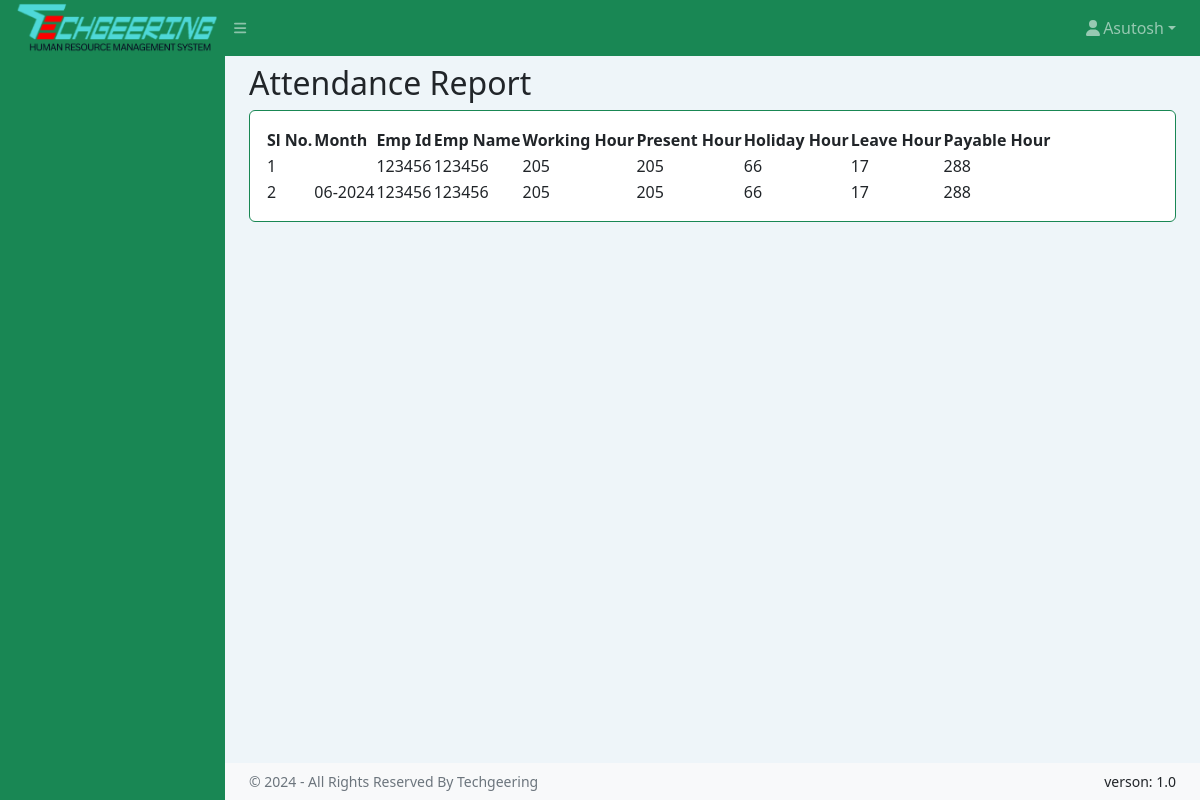
/attendanceReport.php, run on an earlier commit of the app's database.
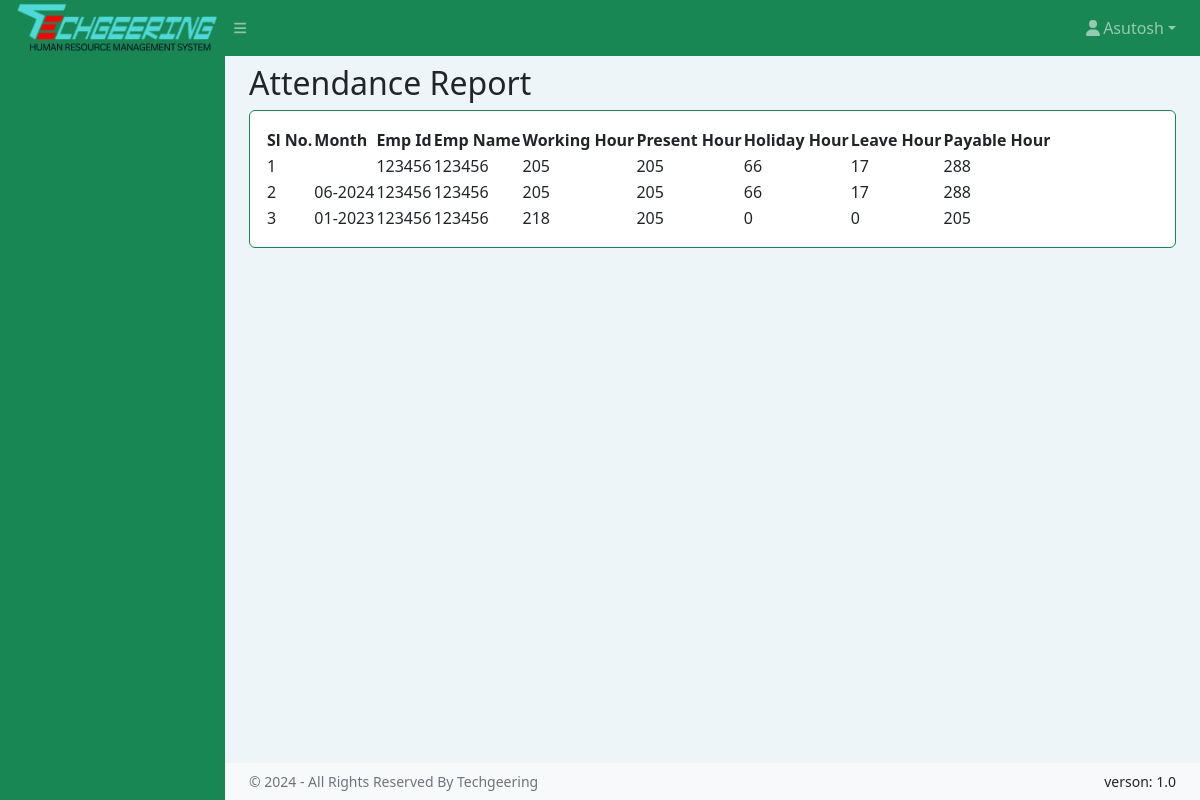
And on a later commit of the database.
### tables this page shows
CREATE TABLE `attadence_report` (
  `id` int(11) NOT NULL,
  `month` varchar(20) NOT NULL,
  `emp_id` int(11) DEFAULT NULL,
  `working_hour` int(11) DEFAULT NULL,
  `present_hour` int(11) DEFAULT NULL,
  `holiday_hour` int(11) DEFAULT NULL,
  `leave_hour` int(11) DEFAULT NULL,
  `payable_hour` int(11) DEFAULT NULL
);

### attendanceReport.php (the view, shortened to what this page needs)
<!DOCTYPE html>
<html lang="en">
<head>
    <link href="https://cdn.jsdelivr.net/npm/simple-datatables@7.1.2/dist/style.min.css" rel="stylesheet" />
    <link href="assets/css/styles.css" rel="stylesheet" />
</head>
<body class="sb-nav-fixed">
    <?php include 'common/topnav.php' ?>
    <div id="layoutSidenav">
        <?php include 'common/sidenav.php' ?>
        <div id="layoutSidenav_content">
            <main>
                <div class="container-fluid px-4">
                    <div class="d-flex justify-content-between align-items-center">
                        <h2 class="my-2">Attendance Report</h2>
                    </div>
                    <div class="card mb-4">
                        <div class="card-body">
                            <table id="datatablesSimple">
                                <thead>
                                    <tr>
                                        <th>Sl No.</th>
                                        <th>Month</th>
                                        <th>Emp Id</th>
                                        <th>Emp Name</th>
                                        <th>Working Hour</th>
                                        <th>Present Hour</th>
                                        <th>Holiday Hour</th>
                                        <th>Leave Hour</th>
                                        <th>Payable Hour</th>
                                    </tr>
                                </thead>
                                <tbody>
                                    <?php
                                    include 'common/conn.php';
                                    $sql4 = "SELECT * FROM attadence_report";
                                    $result4 = $conn->query($sql4);
                                    if ($result4->num_rows > 0) {
                                        $slNo = 1;
                                        while ($row4 = $result4->fetch_assoc()) {
                                            ?>
                                            <tr>
                                                <td><?php echo $slNo; ?></td>
                                                <td><?php echo $row4["month"]; ?></td>
                                                <td><?php echo $row4["emp_id"]; ?></td>
                                                <td><?php echo $row4["emp_id"]; ?></td>
                                                <td><?php echo $row4["working_hour"]; ?></td>
                                                <td><?php echo $row4["present_hour"]; ?></td>
                                                <td><?php echo $row4["holiday_hour"]; ?></td>
                                                <td><?php echo $row4["leave_hour"]; ?></td>
                                                <td><?php echo $row4["payable_hour"]; ?></td>
                                            </tr>
                                            <?php
                                            $slNo++;
                                        }
                                    } else {
                                        echo "<tr><td colspan='4'>0 results</td></tr>";
                                    }
                                    ?>
                                </tbody>
                            </table>
                        </div>
                    </div>
                </div>
            </main>
            <?php include 'common/copyrightfooter.php' ?>
        </div>
    </div>
</body>
</html>

What changed in the data, as far as the page shows it:
added attadence_report: month "01-2023", emp "123456", working_hour "218", present_hour "205", holiday_hour "0", leave_hour "0", payable_hour "205"
